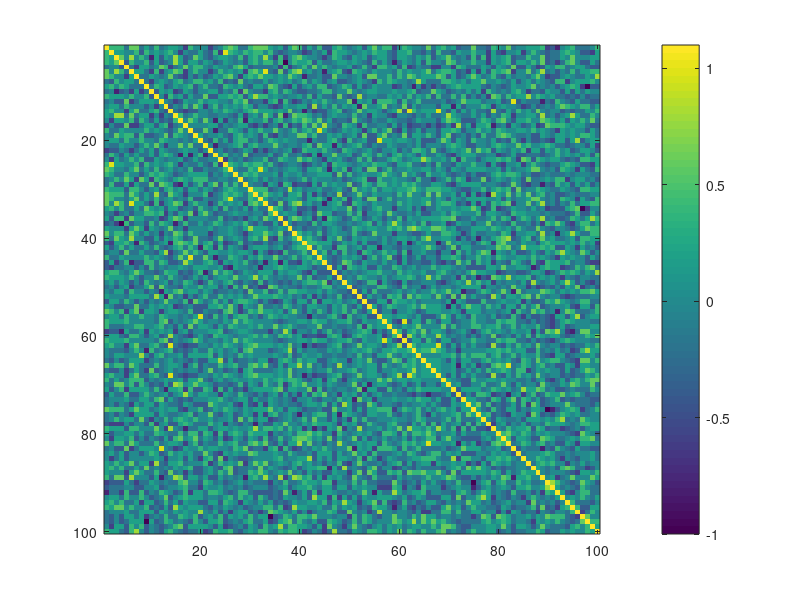

Write MATLAB code to recreate this figure.
% Created  by OctaveOliviers
%          on 2020-04-14 17:40:10
%
% Modified on 2020-04-27 22:07:06

clc
clear all


N = 10 ; 
P = 100 ; 

eta = N; 
lam = 10 ; 

X = randn(N, P) ; 

M = sign(X)' * sign(X) / eta + eye(P)/lam ;

figure ; imagesc( M ) ; colorbar ; 

